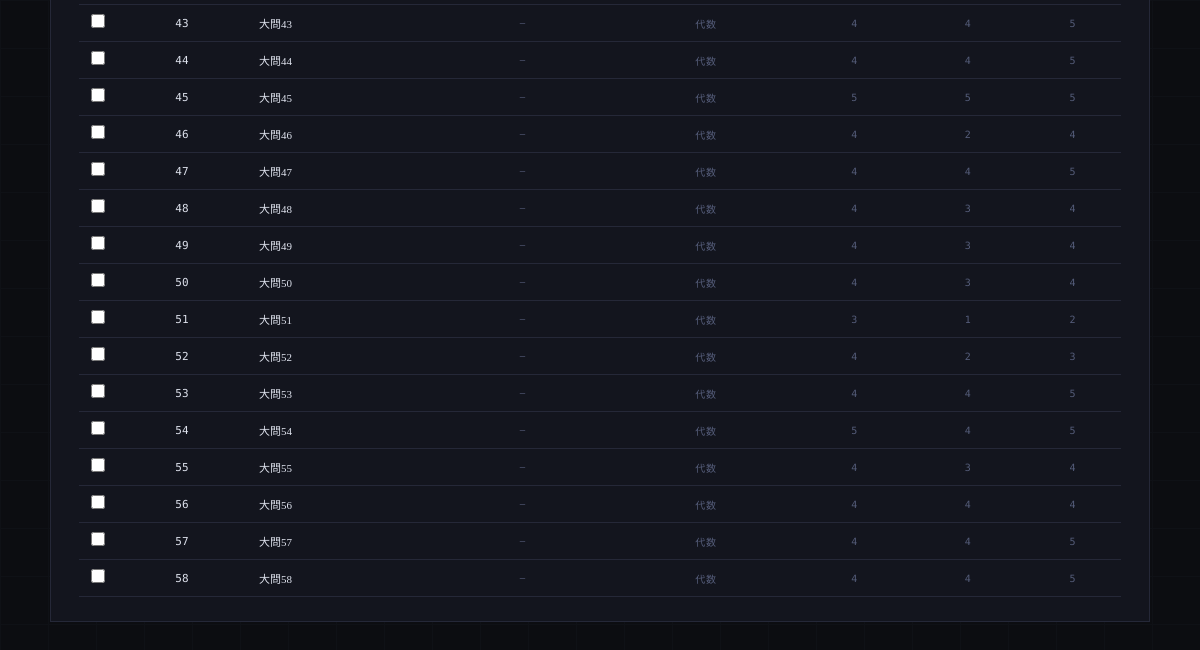
Page /textbooks/1/sections (lower part) on the earlier database version.
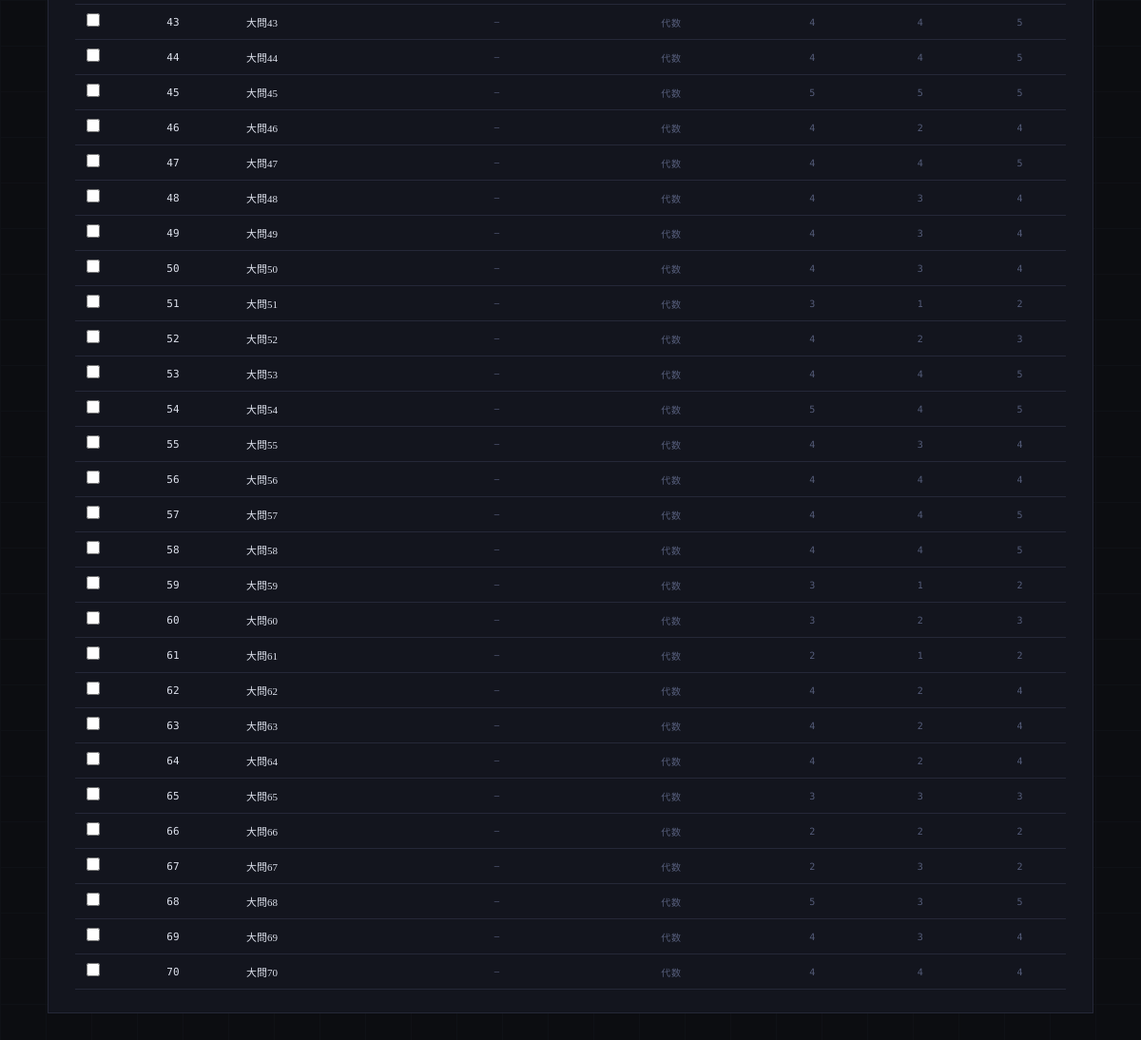
Same page on the later database version.
### tables this page shows
CREATE TABLE problems (
            problem_id INTEGER PRIMARY KEY AUTOINCREMENT,
            subject TEXT NOT NULL,
            textbook TEXT NOT NULL,
            problem_number TEXT NOT NULL,
            importance TEXT NOT NULL,
            type TEXT NOT NULL
        , instruction TEXT, difficulty INTEGER DEFAULT 3, review_value INTEGER DEFAULT 3, estimated_minutes INTEGER DEFAULT 15, textbook_id INTEGER, section_id INTEGER, order_in_textbook INTEGER, total_minutes INTEGER DEFAULT NULL);

### app.py (the view, shortened to what this page needs)
@app.route("/textbooks/<int:textbook_id>/sections", methods=["GET", "POST"])
def textbook_sections(textbook_id):
    conn = get_connection()
    c = conn.cursor()
    c.execute("SELECT t.*, s.name as series_name FROM textbooks t LEFT JOIN series s ON t.series_id = s.series_id WHERE t.textbook_id=?", (textbook_id,))
    textbook = c.fetchone()
    if not textbook:
        conn.close()
        return "Textbook not found", 404
    c.execute("""
        SELECT s.*, COUNT(p.problem_id) as problem_count
        FROM textbook_sections s
        LEFT JOIN problems p ON s.section_id = p.section_id
        WHERE s.textbook_id=?
        GROUP BY s.section_id
        ORDER BY s.order_index, s.section_id
    """, (textbook_id,))
    sections = c.fetchall()
    c.execute("""
        SELECT problem_id, problem_number, subject,
               importance, difficulty, review_value, order_in_textbook
        FROM problems WHERE textbook_id=?
        ORDER BY order_in_textbook, problem_id
    """, (textbook_id,))
    problems = c.fetchall()
    conn.close()
    return render_template("sections.html",
                           textbook=textbook,
                           sections=sections,
                           problems=problems)

### app.py (called while the page is built)
@app.before_request
def require_login():
    password = os.environ.get('APP_PASSWORD', '')
    if not password:
        return
    if request.endpoint in ('login', 'logout', 'static', 'api_tool'):
        return
    if not session.get('logged_in'):
        return redirect(url_for('login'))

### database.py (called while the page is built)
def get_connection():
    conn = sqlite3.connect(DB_PATH)
    conn.row_factory = sqlite3.Row
    return conn

### templates/sections.html (shortened to what this page needs)
<!DOCTYPE html>
<html lang="ja">
<head>
</head>
<body>
<div class="container">
  <div class="card fade-in">
    <div style="overflow-x:auto;">
    <table class="data-table" id="section-prob-table">
      <tbody>
      {% for p in problems %}
      <tr id="sp-{{ p.problem_id }}">
        <td>
          <input type="checkbox" class="sp-check" value="{{ p.problem_id }}"
            onchange="updateSPCount()"
            style="accent-color:var(--blue);width:14px;height:14px;">
        </td>
        <td class="editable-cell" data-problem="{{ p.problem_id }}"
          data-field="order_in_textbook">
          <span class="editable" ondblclick="startOrderEdit(this)"
            style="font-family:'DM Mono',monospace;font-size:11px;">
            {{ p.order_in_textbook or '—' }}
          </span>
        </td>
        <td class="left" style="font-size:11px;">{{ p.problem_number }}</td>
        <td style="font-family:'DM Mono',monospace;font-size:9px;color:var(--text-dim);">
          {{ p.section_name or '—' }}
        </td>
        <td class="meta-text">{{ p.subject }}</td>
        <td class="meta-text">{{ p.importance }}</td>
        <td class="meta-text">{{ p.difficulty }}</td>
        <td class="meta-text">{{ p.review_value }}</td>
      </tr>
      {% endfor %}
      </tbody>
    </table>
    </div>
  </div>
</div>
</body>
</html>

Differences in the rows shown:
added problems: order_in_textbook "59", problem_number "大問59", section_name "—", subject "代数", importance "3", difficulty "1", review_value "2"
added problems: order_in_textbook "60", problem_number "大問60", section_name "—", subject "代数", importance "3", difficulty "2", review_value "3"
added problems: order_in_textbook "61", problem_number "大問61", section_name "—", subject "代数", importance "2", difficulty "1", review_value "2"
added problems: order_in_textbook "62", problem_number "大問62", section_name "—", subject "代数", importance "4", difficulty "2", review_value "4"
added problems: order_in_textbook "63", problem_number "大問63", section_name "—", subject "代数", importance "4", difficulty "2", review_value "4"
added problems: order_in_textbook "64", problem_number "大問64", section_name "—", subject "代数", importance "4", difficulty "2", review_value "4"
added problems: order_in_textbook "65", problem_number "大問65", section_name "—", subject "代数", importance "3", difficulty "3", review_value "3"
added problems: order_in_textbook "66", problem_number "大問66", section_name "—", subject "代数", importance "2", difficulty "2", review_value "2"
added problems: order_in_textbook "67", problem_number "大問67", section_name "—", subject "代数", importance "2", difficulty "3", review_value "2"
added problems: order_in_textbook "68", problem_number "大問68", section_name "—", subject "代数", importance "5", difficulty "3", review_value "5"
added problems: order_in_textbook "69", problem_number "大問69", section_name "—", subject "代数", importance "4", difficulty "3", review_value "4"
added problems: order_in_textbook "70", problem_number "大問70", section_name "—", subject "代数", importance "4", difficulty "4", review_value "4"
